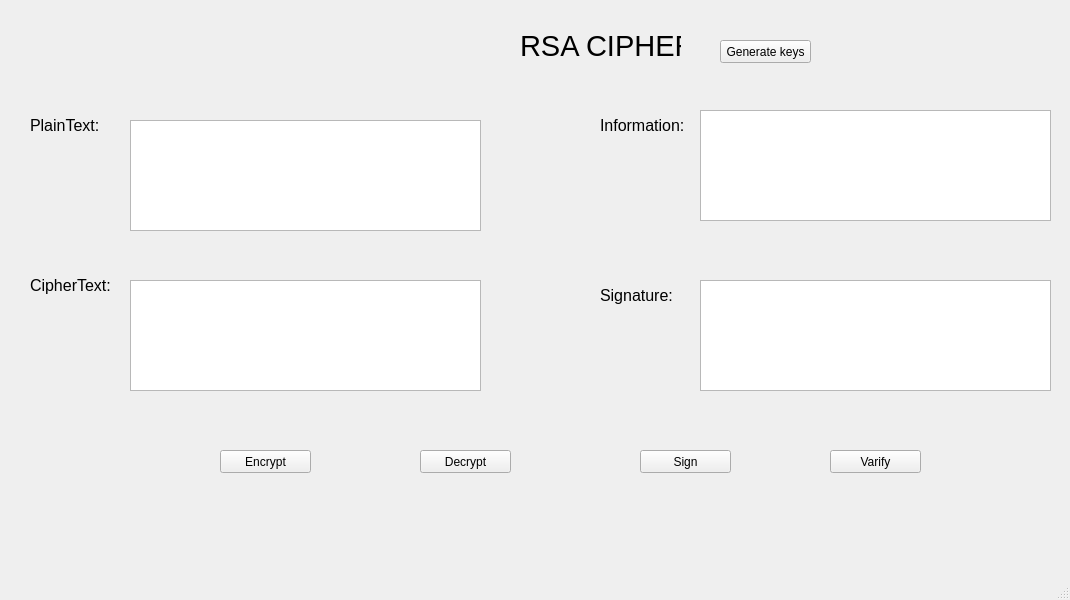
<?xml version="1.0" encoding="UTF-8"?>
<ui version="4.0">
 <class>MainWindow</class>
 <widget class="QMainWindow" name="MainWindow">
  <property name="geometry">
   <rect>
    <x>0</x>
    <y>0</y>
    <width>1070</width>
    <height>600</height>
   </rect>
  </property>
  <property name="windowTitle">
   <string>MainWindow</string>
  </property>
  <widget class="QWidget" name="centralwidget">
   <widget class="QLabel" name="label">
    <property name="geometry">
     <rect>
      <x>520</x>
      <y>20</y>
      <width>161</width>
      <height>51</height>
     </rect>
    </property>
    <property name="font">
     <font>
      <pointsize>22</pointsize>
     </font>
    </property>
    <property name="text">
     <string>RSA CIPHER</string>
    </property>
   </widget>
   <widget class="QLabel" name="label_2">
    <property name="geometry">
     <rect>
      <x>30</x>
      <y>100</y>
      <width>71</width>
      <height>51</height>
     </rect>
    </property>
    <property name="font">
     <font>
      <pointsize>12</pointsize>
     </font>
    </property>
    <property name="text">
     <string>PlainText:</string>
    </property>
   </widget>
   <widget class="QTextEdit" name="textEdit">
    <property name="geometry">
     <rect>
      <x>130</x>
      <y>120</y>
      <width>351</width>
      <height>111</height>
     </rect>
    </property>
   </widget>
   <widget class="QTextEdit" name="textEdit_2">
    <property name="geometry">
     <rect>
      <x>130</x>
      <y>280</y>
      <width>351</width>
      <height>111</height>
     </rect>
    </property>
   </widget>
   <widget class="QLabel" name="label_3">
    <property name="geometry">
     <rect>
      <x>30</x>
      <y>260</y>
      <width>91</width>
      <height>51</height>
     </rect>
    </property>
    <property name="font">
     <font>
      <pointsize>12</pointsize>
     </font>
    </property>
    <property name="text">
     <string>CipherText:</string>
    </property>
   </widget>
   <widget class="QLabel" name="label_4">
    <property name="geometry">
     <rect>
      <x>600</x>
      <y>100</y>
      <width>91</width>
      <height>51</height>
     </rect>
    </property>
    <property name="font">
     <font>
      <pointsize>12</pointsize>
     </font>
    </property>
    <property name="text">
     <string>Information:</string>
    </property>
   </widget>
   <widget class="QTextEdit" name="textEdit_3">
    <property name="geometry">
     <rect>
      <x>700</x>
      <y>110</y>
      <width>351</width>
      <height>111</height>
     </rect>
    </property>
   </widget>
   <widget class="QLabel" name="label_5">
    <property name="geometry">
     <rect>
      <x>600</x>
      <y>270</y>
      <width>91</width>
      <height>51</height>
     </rect>
    </property>
    <property name="font">
     <font>
      <pointsize>12</pointsize>
     </font>
    </property>
    <property name="text">
     <string>Signature:</string>
    </property>
   </widget>
   <widget class="QTextEdit" name="textEdit_4">
    <property name="geometry">
     <rect>
      <x>700</x>
      <y>280</y>
      <width>351</width>
      <height>111</height>
     </rect>
    </property>
   </widget>
   <widget class="QPushButton" name="pushButton">
    <property name="geometry">
     <rect>
      <x>720</x>
      <y>40</y>
      <width>91</width>
      <height>23</height>
     </rect>
    </property>
    <property name="text">
     <string>Generate keys</string>
    </property>
   </widget>
   <widget class="QPushButton" name="pushButton_2">
    <property name="geometry">
     <rect>
      <x>220</x>
      <y>450</y>
      <width>91</width>
      <height>23</height>
     </rect>
    </property>
    <property name="text">
     <string>Encrypt</string>
    </property>
   </widget>
   <widget class="QPushButton" name="pushButton_3">
    <property name="geometry">
     <rect>
      <x>420</x>
      <y>450</y>
      <width>91</width>
      <height>23</height>
     </rect>
    </property>
    <property name="text">
     <string>Decrypt</string>
    </property>
   </widget>
   <widget class="QPushButton" name="pushButton_4">
    <property name="geometry">
     <rect>
      <x>640</x>
      <y>450</y>
      <width>91</width>
      <height>23</height>
     </rect>
    </property>
    <property name="text">
     <string>Sign</string>
    </property>
   </widget>
   <widget class="QPushButton" name="pushButton_5">
    <property name="geometry">
     <rect>
      <x>830</x>
      <y>450</y>
      <width>91</width>
      <height>23</height>
     </rect>
    </property>
    <property name="text">
     <string>Varify</string>
    </property>
   </widget>
  </widget>
  <widget class="QStatusBar" name="statusbar"/>
 </widget>
 <resources/>
 <connections/>
</ui>
